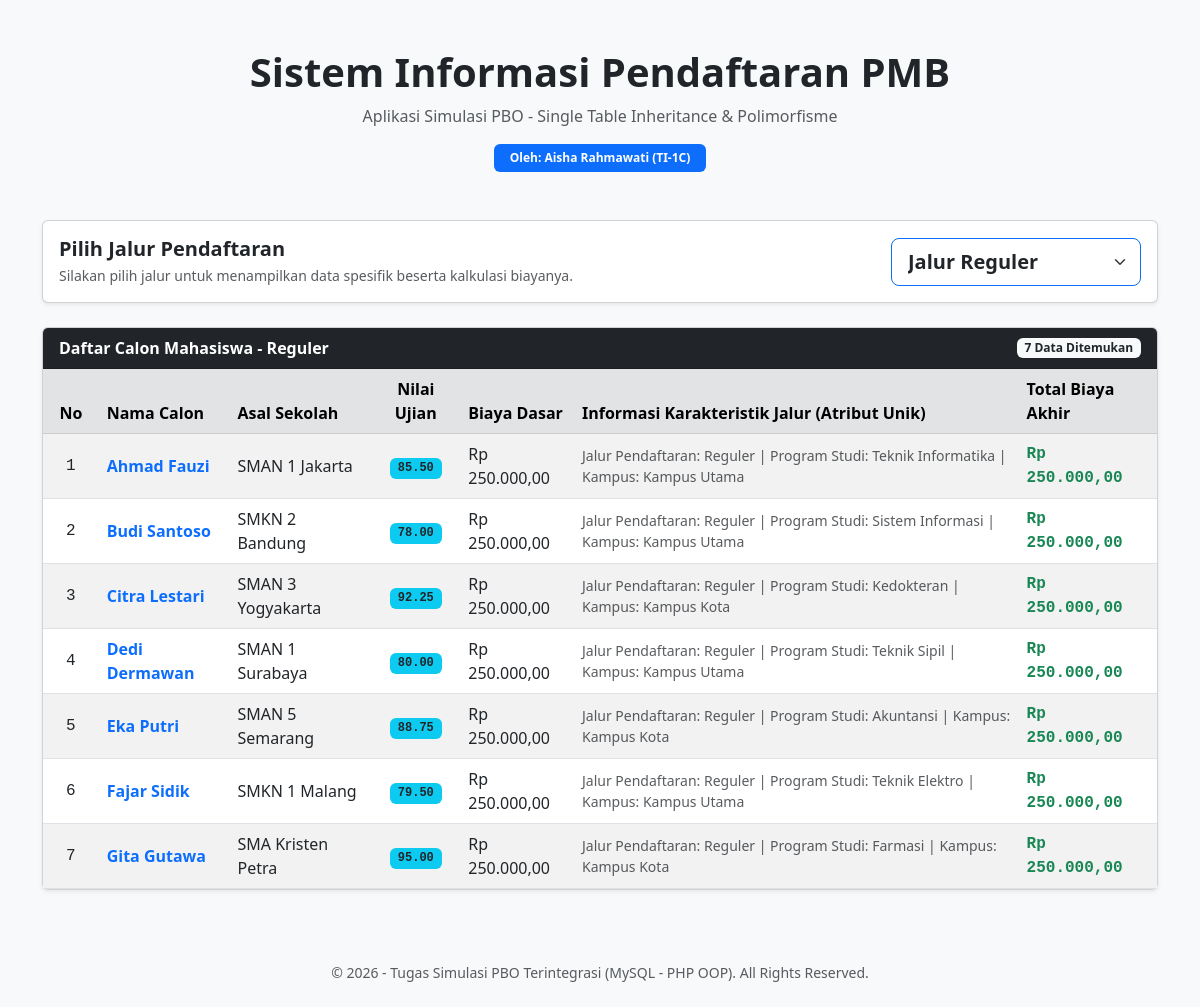
The page / on the database its author committed.
### tables this page shows
CREATE TABLE `tabel_pendaftaran` (
  `id_pendaftaran` int NOT NULL,
  `nama_calon` varchar(100) NOT NULL,
  `asal_sekolah` varchar(100) NOT NULL,
  `nilai_ujian` decimal(5,2) NOT NULL,
  `biaya_pendaftaran_dasar` decimal(10,2) NOT NULL,
  `jalur_pendaftaran` enum('Reguler','Prestasi','Kedinasan') NOT NULL,
  `pilihan_prodi` varchar(50) DEFAULT NULL,
  `lokasi_kampus` varchar(50) DEFAULT NULL,
  `jenis_prestasi` varchar(50) DEFAULT NULL,
  `tingkat_prestasi` varchar(30) DEFAULT NULL,
  `sk_ikatan_dinas` varchar(50) DEFAULT NULL,
  `instansi_sponsor` varchar(100) DEFAULT NULL
);

### pendaftaranReguler.php (called while the page is built, shortened)
<?php
require_once 'Pendaftaran.php';
class PendaftaranReguler extends Pendaftaran {
    private $pilihanProdi;
    private $lokasiKampus;
    public function __construct($data) {
        $this->pilihanProdi = $data['pilihan_prodi'] ?? null;
        $this->lokasiKampus = $data['lokasi_kampus'] ?? null;
    }
    public static function getDaftarReguler($db) {
        $query = "SELECT * FROM tabel_pendaftaran WHERE jalur_pendaftaran = 'Reguler'";
        $stmt = $db->prepare($query);
        $stmt->execute();
        return $stmt->fetchAll(PDO::FETCH_ASSOC);
    }
    public function hitungTotalBiaya() {
        return $this->biayaPendaftaranDasar;
    }
    public function tampilkanInfoJalur() {
        return "Jalur Pendaftaran: Reguler | Program Studi: " . $this->pilihanProdi . " | Kampus: " . $this->lokasiKampus;
    }
}

### pendaftaran.php (called while the page is built, shortened)
<?php
abstract class Pendaftaran {
    protected $nama_calon;
    protected $asal_sekolah;
    protected $nilai_ujian;
    protected $biayaPendaftaranDasar;
    public function __construct($data) {
        $this->nama_calon = $data['nama_calon'] ?? '';
        $this->asal_sekolah = $data['asal_sekolah'] ?? '';
        $this->nilai_ujian = $data['nilai_ujian'] ?? 0.0;
        $this->biayaPendaftaranDasar = $data['biaya_pendaftaran_dasar'] ?? 0.0;
    }
    public function getNamaCalon() { return $this->nama_calon; }
    public function getAsalSekolah() { return $this->asal_sekolah; }
    public function getNilaiUjian() { return $this->nilai_ujian; }
    public function getBiayaPendaftaranDasar() { return $this->biayaPendaftaranDasar; }
}

### index.php (the view, shortened to what this page needs)
<?php
require_once __DIR__ . '/Pendaftaran.php';
require_once __DIR__ . '/PendaftaranReguler.php';
$database = new Koneksi();
$db = $database->hubungkan();
$jalurPilihan = isset($_GET['jalur']) ? $_GET['jalur'] : 'Reguler';
$daftarObjekPendaftaran = [];
if ($jalurPilihan === 'Reguler') {
    $dataMentah = PendaftaranReguler::getDaftarReguler($db);
    foreach ($dataMentah as $row) {
        $daftarObjekPendaftaran[] = new PendaftaranReguler($row);
    }
} elseif ($jalurPilihan === 'Prestasi') {
    $dataMentah = PendaftaranPrestasi::getDaftarPrestasi($db);
    foreach ($dataMentah as $row) {
        $daftarObjekPendaftaran[] = new PendaftaranPrestasi($row);
    }
} elseif ($jalurPilihan === 'Kedinasan') {
    $dataMentah = PendaftaranKedinasan::getDaftarKedinasan($db);
    foreach ($dataMentah as $row) {
        $daftarObjekPendaftaran[] = new PendaftaranKedinasan($row);
    }
}
?>
<!DOCTYPE html>
<html lang="id">
<head>
    <link href="https://cdn.jsdelivr.net/npm/bootstrap@5.3.0/dist/css/bootstrap.min.css" rel="stylesheet">
</head>
<body>
<div class="container my-5">
    <div class="text-center mb-5">
        <h1 class="fw-bold">Sistem Informasi Pendaftaran PMB</h1>
        <p class="text-muted">Aplikasi Simulasi PBO - Single Table Inheritance & Polimorfisme</p>
        <span class="badge bg-primary px-3 py-2">Oleh: Aisha Rahmawati (TI-1C)</span>
    </div>
    <div class="card mb-4 shadow-sm">
        <div class="card-body d-flex align-items-center justify-content-between flex-wrap gap-3">
            <div>
                <h5 class="card-title mb-1 fw-semibold">Pilih Jalur Pendaftaran</h5>
                <p class="card-text text-muted small mb-0">Silakan pilih jalur untuk menampilkan data spesifik beserta kalkulasi biayanya.</p>
            </div>
            <div>
                <form method="GET" action="" class="d-flex gap-2">
                    <select name="jalur" class="form-select form-select-lg fw-bold border-primary" onchange="this.form.submit()" style="width: 250px;">
                        <option value="Reguler" <?php echo $jalurPilihan == 'Reguler' ? 'selected' : ''; ?>>Jalur Reguler</option>
                    </select>
                </form>
            </div>
        </div>
    </div>
    <div class="card shadow-sm">
        <div class="card-header bg-dark text-white d-flex justify-content-between align-items-center">
            <span>Daftar Calon Mahasiswa - <?php echo htmlspecialchars($jalurPilihan); ?></span>
            <span class="badge bg-light text-dark"><?php echo count($daftarObjekPendaftaran); ?> Data Ditemukan</span>
        </div>
        <div class="card-body p-0">
            <div class="table-responsive">
                <table class="table table-hover table-striped mb-0 align-middle">
                    <thead class="table-secondary">
                        <tr>
                            <th class="text-center" style="width: 5%;">No</th>
                            <th>Nama Calon</th>
                            <th>Asal Sekolah</th>
                            <th class="text-center">Nilai Ujian</th>
                            <th>Biaya Dasar</th>
                            <th>Informasi Karakteristik Jalur (Atribut Unik)</th>
                            <th>Total Biaya Akhir</th>
                        </tr>
                    </thead>
                    <tbody>
                        <?php if (empty($daftarObjekPendaftaran)): ?>
                            <tr>
                                <td colspan="7" class="text-center py-4 text-muted">Tidak ada data pendaftaran untuk jalur ini.</td>
                            </tr>
                        <?php else: ?>
                            <?php $no = 1; ?>
                            <?php foreach ($daftarObjekPendaftaran as $pendaftar): ?>
                                <tr>
                                    <td class="text-center font-monospace"><?php echo $no++; ?></td>
                                    <td class="fw-semibold text-primary"><?php echo htmlspecialchars($pendaftar->getNamaCalon()); ?></td>
                                    <td><?php echo htmlspecialchars($pendaftar->getAsalSekolah()); ?></td>
                                    <td class="text-center">
                                        <span class="badge bg-info text-dark font-monospace fw-bold">
                                            <?php echo number_format($pendaftar->getNilaiUjian(), 2); ?>
                                        </span>
                                    </td>
                                    <td>Rp <?php echo number_format($pendaftar->getBiayaPendaftaranDasar(), 2, ',', '.'); ?></td>
                                    <td>
                                        <small class="text-muted d-block fw-medium">
                                            <?php echo htmlspecialchars($pendaftar->tampilkanInfoJalur()); ?>
                                        </small>
                                    </td>
                                    <td class="fw-bold text-success font-monospace">
                                        Rp <?php echo number_format($pendaftar->hitungTotalBiaya(), 2, ',', '.'); ?>
                                    </td>
                                </tr>
                            <?php endforeach; ?>
                        <?php endif; ?>
                    </tbody>
                </table>
            </div>
        </div>
    </div>
</div>
<footer class="text-center py-4 text-muted small">
    &copy; 2026 - Tugas Simulasi PBO Terintegrasi (MySQL - PHP OOP). All Rights Reserved.
</footer>
</body>
</html>

### index.php (style rules this page uses)
body { background-color: #f8f9fa; }
.card-header { font-weight: bold; }

### rows shown on the page
tabel_pendaftaran: nama_calon "Ahmad Fauzi", asal_sekolah "SMAN 1 Jakarta", nilai_ujian "85.50", biaya_pendaftaran_dasar "250.000,00", $pendaftar->tampilkanInfoJalur() "Jalur Pendaftaran: Reguler | Program Studi: Teknik Informatika | Kampus: Kampus Utama"
tabel_pendaftaran: nama_calon "Budi Santoso", asal_sekolah "SMKN 2 Bandung", nilai_ujian "78.00", biaya_pendaftaran_dasar "250.000,00", $pendaftar->tampilkanInfoJalur() "Jalur Pendaftaran: Reguler | Program Studi: Sistem Informasi | Kampus: Kampus Utama"
tabel_pendaftaran: nama_calon "Citra Lestari", asal_sekolah "SMAN 3 Yogyakarta", nilai_ujian "92.25", biaya_pendaftaran_dasar "250.000,00", $pendaftar->tampilkanInfoJalur() "Jalur Pendaftaran: Reguler | Program Studi: Kedokteran | Kampus: Kampus Kota"
tabel_pendaftaran: nama_calon "Dedi Dermawan", asal_sekolah "SMAN 1 Surabaya", nilai_ujian "80.00", biaya_pendaftaran_dasar "250.000,00", $pendaftar->tampilkanInfoJalur() "Jalur Pendaftaran: Reguler | Program Studi: Teknik Sipil | Kampus: Kampus Utama"
tabel_pendaftaran: nama_calon "Eka Putri", asal_sekolah "SMAN 5 Semarang", nilai_ujian "88.75", biaya_pendaftaran_dasar "250.000,00", $pendaftar->tampilkanInfoJalur() "Jalur Pendaftaran: Reguler | Program Studi: Akuntansi | Kampus: Kampus Kota"
tabel_pendaftaran: nama_calon "Fajar Sidik", asal_sekolah "SMKN 1 Malang", nilai_ujian "79.50", biaya_pendaftaran_dasar "250.000,00", $pendaftar->tampilkanInfoJalur() "Jalur Pendaftaran: Reguler | Program Studi: Teknik Elektro | Kampus: Kampus Utama"
tabel_pendaftaran: nama_calon "Gita Gutawa", asal_sekolah "SMA Kristen Petra", nilai_ujian "95.00", biaya_pendaftaran_dasar "250.000,00", $pendaftar->tampilkanInfoJalur() "Jalur Pendaftaran: Reguler | Program Studi: Farmasi | Kampus: Kampus Kota"

### other values the page prints
$jalurPilihan "Reguler"
count($daftarObjekPendaftaran) "7"
